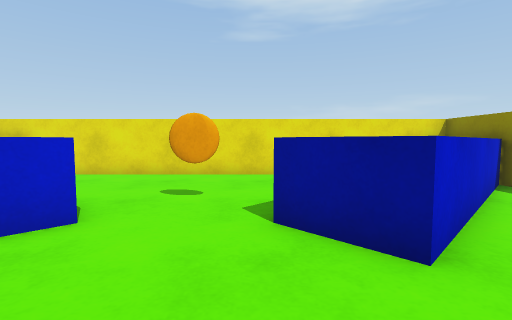
View 1 (above)

16 first-person views from a walk through a 3-D level made in the Unity game engine. The camera is 0.6 m above the floor, tilts 4° down and sees 85° across. The floor is counted in squares, 0.5 m on a side. Each view is taken from the middle of a square. On the plan, view 1 faces up. The plan holds only what a view shows up to about 12 squares ahead; the rest is blank. The player is left out.

View 2
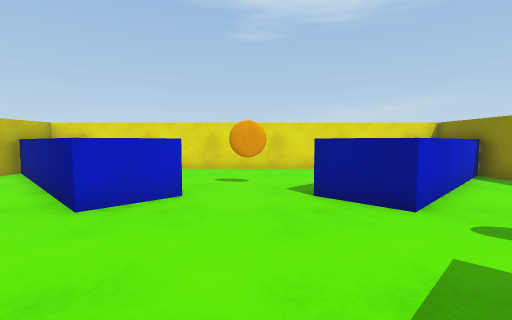

View 3
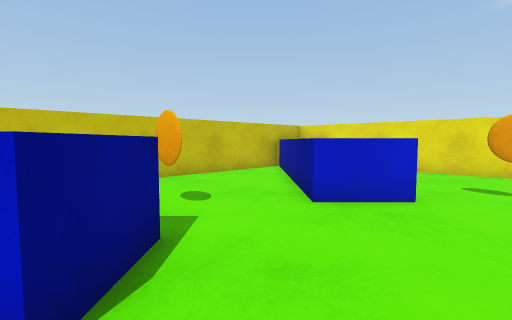

View 4
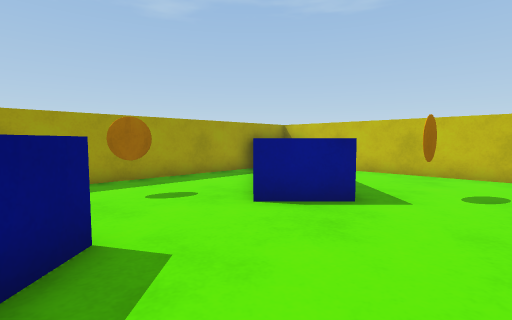

View 5
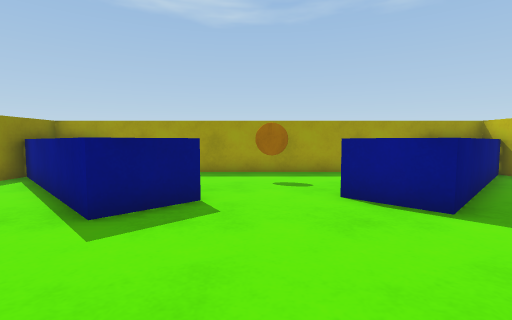

View 6
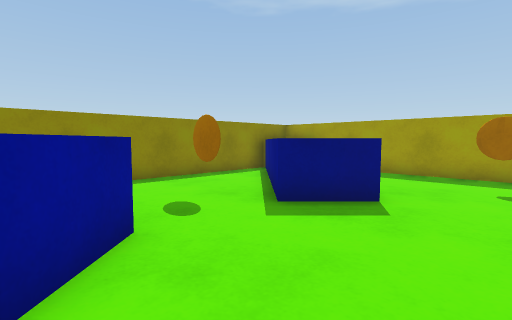

View 7
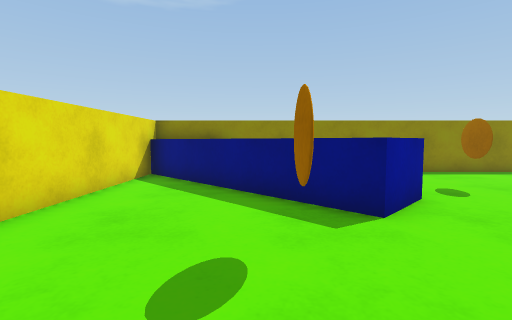

View 8
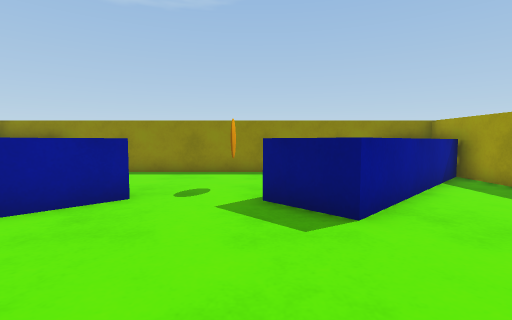

View 9
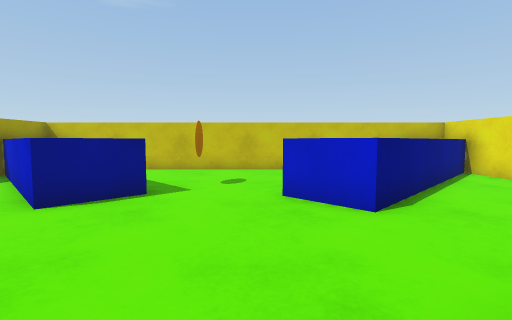

View 10
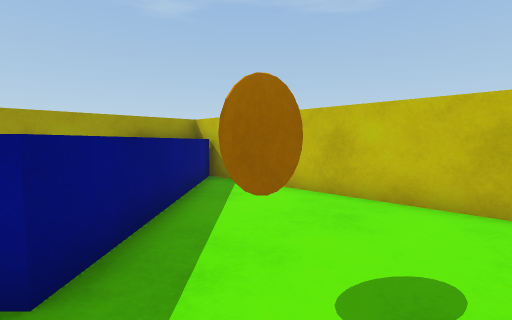

View 11
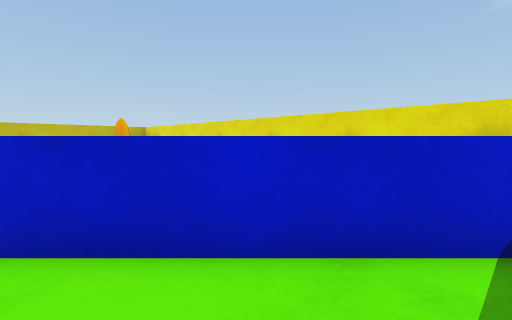

View 12
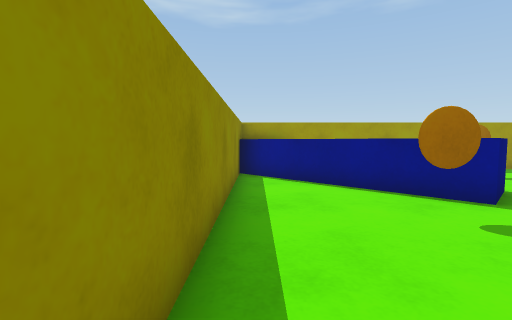

View 13
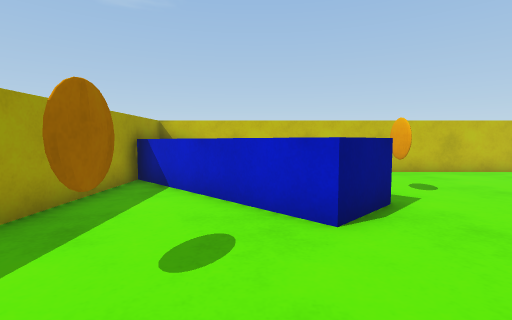

View 14
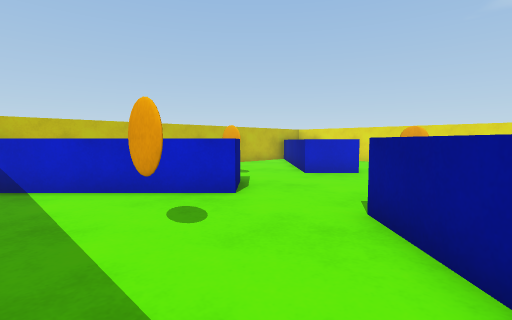

View 15
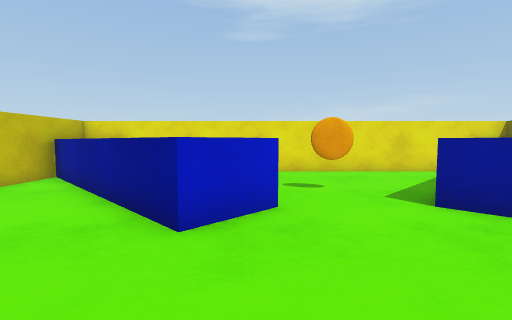

View 16
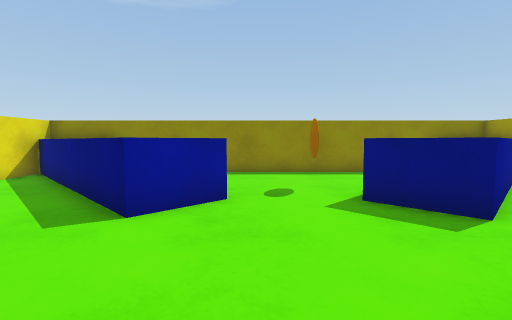

### Floor plan
Key: @ floor where view 1 was taken; # wall or solid block; . floor; ^ raised ledge.
Columns run from 10 left of view 1 to 7 right of it. Each row starts with its distance up from view 1.
 10 ##################
  9 # ^............^^#
  8 #^ ^..........^^ #
  7 #.^ ^........^^^^#
  6 #..^ ^...#..^^^^.#
  5 #...^ ^....^^^^..#
  4 #....^ ^...^^^...#
  3 #.....^....^^....#
  2 #................#
  1 #...#........#...#
  0 #.........@......#
 -1 #....^^....^^....#
 -2 #...^^^^...^ ^...#
 -3 #..^^^^.....^ ^..#
 -4 #.^^^^.......^ ^.#
 -5 #^^^^.........^ ^#
 -6 #^ ^...........^ #
 -7 ##################

Positions as (right, up) in squares from view 1, and headings:
1: (0, 0), facing up
2: (-1, -2), facing up
3: (-1, -2), facing up-left
4: (1, 2), facing down-left
5: (-1, 4), facing down
6: (-2, 4), facing down-right
7: (-4, 6), facing right
8: (-4, 0), facing right
9: (2, 2), facing left
10: (-4, 2), facing down-left
11: (6, 3), facing up-left
12: (6, 5), facing down
13: (1, -3), facing left
14: (2, -6), facing up-left
15: (-3, -1), facing up
16: (-4, 2), facing right
